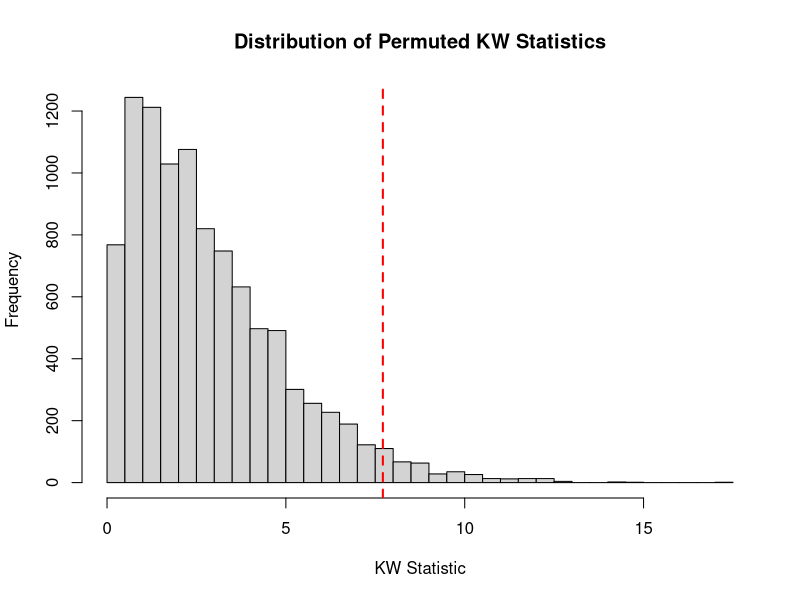
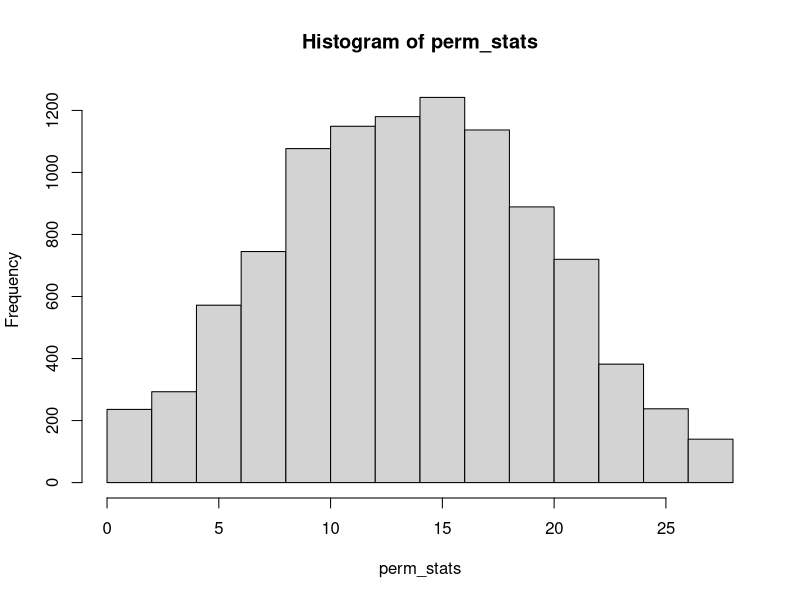
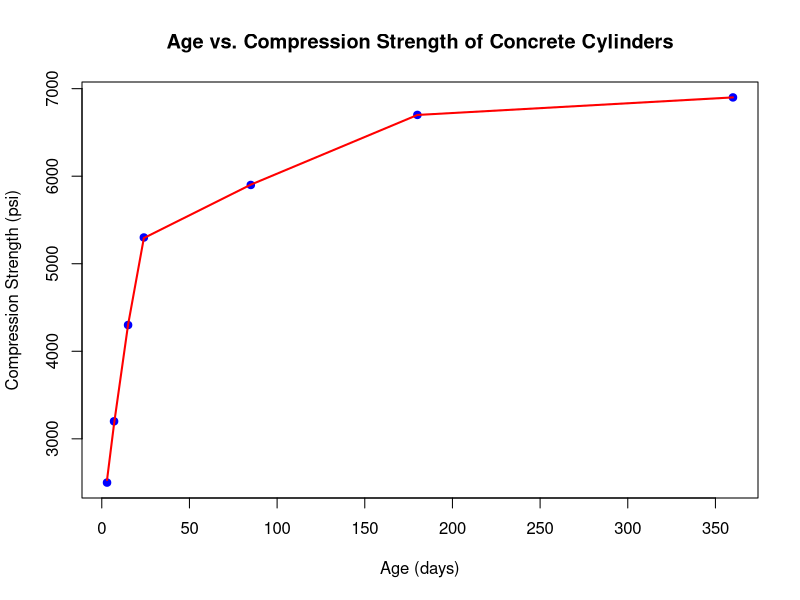

Write R code to recreate these figures, in order.
## ---- chunk 1

t1 <- c(0,2,1,3,1,1)
t2 <- c(2,1,3,1,3,4)
t3 <- c(1,3,4,2,2,1)
t4 <- c(3,4,2,5,3,4)

all_data <- c(t1, t2, t3, t4)

N <- length(all_data)

ranks <- rank(all_data, ties.method = "average")

n <- length(t1)  # since all groups have the same size, you can use any group's length

# Split the ranks back into their respective groups
ranked_group_1 <- ranks[1:n]
ranked_group_2 <- ranks[(n+1):(2*n)]
ranked_group_3 <- ranks[(2*n+1):(3*n)]
ranked_group_4 <- ranks[(3*n+1):(4*n)]

KW_obs <- 
  (12 / (N * (N + 1))) * sum(
    n * (mean(ranked_group_1) - (N + 1) / 2)^2,
    n * (mean(ranked_group_2) - (N + 1) / 2)^2,
    n * (mean(ranked_group_3) - (N + 1) / 2)^2,
    n * (mean(ranked_group_4) - (N + 1) / 2)^2
  )

KW_obs <- 
  (12 / (N * (N + 1))) * sum(
    n * (mean(ranked_group_1) - (N + 1) / 2)^2,
    n * (mean(ranked_group_2) - (N + 1) / 2)^2,
    n * (mean(ranked_group_3) - (N + 1) / 2)^2,
    n * (mean(ranked_group_4) - (N + 1) / 2)^2
  )

KW_stats <- numeric(10000)

for (k in 1:10000) {
  permuted_ranks <- sample(ranks)
  
  perm_ranked_group_1 <- permuted_ranks[1:n]
  perm_ranked_group_2 <- permuted_ranks[(n+1):(2*n)]
  perm_ranked_group_3 <- permuted_ranks[(2*n+1):(3*n)]
  perm_ranked_group_4 <- permuted_ranks[(3*n+1):(4*n)]
 
  KW_perm <- 
    (12 / (N * (N + 1))) * sum(
      n * (mean(perm_ranked_group_1) - (N + 1) / 2)^2,
      n * (mean(perm_ranked_group_2) - (N + 1) / 2)^2,
      n * (mean(perm_ranked_group_3) - (N + 1) / 2)^2,
      n * (mean(perm_ranked_group_4) - (N + 1) / 2)^2
    )

  KW_stats[k] <- KW_perm
}


# Plot the histogram of permuted Kruskal-Wallis statistics
hist(KW_stats, main = "Distribution of Permuted KW Statistics", xlab = "KW Statistic", breaks = 50)
abline(v = KW_obs, col = "red", lwd = 2, lty = 2)

percentage_greater <- mean(KW_stats >= KW_obs)

print(paste("Observed Kruskal-Wallis statistic:", round(KW_obs,2)))
print(paste("Percentage of permuted statistics greater than observed:", percentage_greater * 100, "%"))

## ---- chunk 2
t1 <- c(89,90,87,98,120,85,97)
t2 <- c(76,101,84,86,105,84,93)

obs_diff_ranks <- rank(c(t2 - t1), ties.method="average")
obs_diff_signs <- sign(c(t2 - t1))

obs_signed_ranks <- obs_diff_ranks * obs_diff_signs
obs_sum_pos_ranks <- sum(obs_signed_ranks[obs_signed_ranks > 0])

cat("Observed sum of positive ranks:", obs_sum_pos_ranks, "\n")


n_perm <- 10000
perm_stats <- numeric(n_perm)

for (k in 1:n_perm){
  flip <- sample(c(1, -1), size = length(t1), replace = TRUE)
  signed_ranks <- rank(c(t2 - t1), ties.method="average") * flip
  perm_stats[k] <- sum(signed_ranks[signed_ranks > 0])
}

# Calculate p-value
p_value <- mean(perm_stats >= obs_sum_pos_ranks) * 100

cat("Percentage of Permutations with a more extreme difference than observed:", p_value, "%\n")

hist(perm_stats)

n = length(t1)

exp_sr = (n * (n+1))/4
var_sr = (n * (n+1) * (2*n + 1))/24

Z = (obs_sum_pos_ranks - exp_sr)/sqrt(var_sr)

pnorm(q=Z, lower.tail=FALSE)

## ---- chunk 3
Age <- c(3,7,15,24,85,180,360)
Strength <- c(2500,3200,4300,5300,5900,6700,6900)

plot(Age, Strength, 
     main = "Age vs. Compression Strength of Concrete Cylinders",
     xlab = "Age (days)", 
     ylab = "Compression Strength (psi)",
     pch = 19,        # Solid circle
     col = "blue")    # Color of the points

lines(smooth.spline(Age, Strength), col = "red", lwd = 2)

cat("Automatic calculations")
pearson_cor <- cor(Age, Strength, method = "pearson")
print(paste("Pearson's r:", round(pearson_cor, 4)))

# Spearman's Rank Correlation
spearman_cor <- cor(Age, Strength, method = "spearman")
print(paste("Spearman's rho:", round(spearman_cor, 4)))

# Kendall's Tau
kendall_cor <- cor(Age, Strength, method = "kendall")
print(paste("Kendall's Tau:", round(kendall_cor, 4)))

print("Manual calculations")

n<- length(Age)

mean_Age <- sum(Age) / n
mean_Strength <- sum(Strength) / n

dev_Age <- Age - mean_Age
dev_Strength <- Strength - mean_Strength

numerator <- sum(dev_Age * dev_Strength)

denominator <- sqrt(sum(dev_Age^2) * sum(dev_Strength^2))

pearson_r <- numerator / denominator

cat("Manual Calculation of Pearson's r:", round(pearson_r, 4), "\n")

rank_Age <- rank(Age, ties.method = "average")
rank_Strength <- rank(Strength, ties.method = "average")

d <- rank_Age - rank_Strength

d_squared <- d^2

sum_d_squared <- sum(d_squared)

spearman_rho <- 1 - (6 * sum_d_squared) / (n * (n^2 - 1))

cat("Manual Calculation of Spearman's rho:", round(spearman_rho, 4), "\n")

calculate_kendall_tau <- function(x, y) {
  C <- 0  # Concordant pairs
  D <- 0  # Discordant pairs
  n <- length(x)
  
  for(i in 1:(n-1)) {
    for(j in (i+1):n) {
      # Compare pairs
      if((x[i] < x[j] && y[i] < y[j]) || (x[i] > x[j] && y[i] > y[j])) {
        C <- C + 1
      } else if((x[i] < x[j] && y[i] > y[j]) || (x[i] > x[j] && y[i] < y[j])) {
        D <- D + 1
      }
      # Ties are not considered in this basic implementation
    }
  }
  
  tau <- (C - D) / (0.5 * n * (n - 1))
  return(tau)
}

# Calculate Kendall's Tau
kendall_tau <- calculate_kendall_tau(Age, Strength)

# Display the result
cat("Manual Calculation of Kendall's Tau:", round(kendall_tau, 4), "\n")
